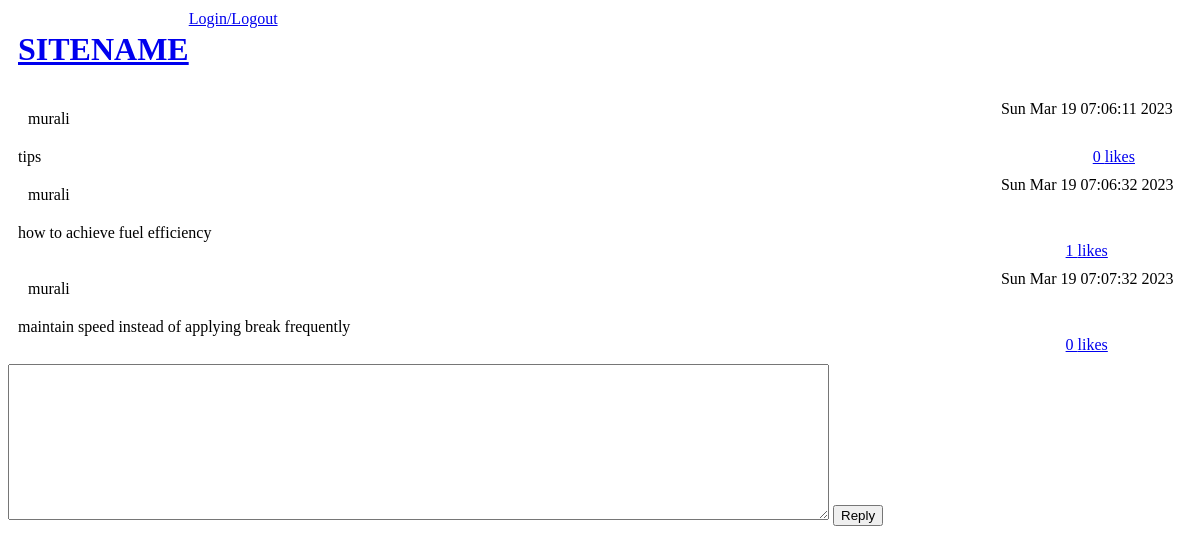
The page /topic/1 on the database its author committed.
### helper.py (models this page shows, shortened)
    class Topic(db.Model):
        id = db.Column(db.Integer, primary_key=True)
        title = db.Column(db.Text)
        content = db.Column(db.Text)
        date = db.Column(db.Text)
        lastActivity = db.Column(db.Text)
        author = db.Column(db.Text)
        category = db.Column(db.Text)
        private = db.Column(db.Boolean)
        likes = db.Column(db.Text)
        replies = db.Column(db.Text)
        likesNum = db.Column(db.Integer)
        repliesNum = db.Column(db.Integer)
        views = db.Column(db.Integer)

    class Reply(db.Model):
        id = db.Column(db.Integer, primary_key=True)
        content = db.Column(db.Text)
        date = db.Column(db.Text)
        author = db.Column(db.Text)
        inReplyTo = db.Column(db.Integer)
        likes = db.Column(db.Text)
        likesNum = db.Column(db.Integer)

### app.py (the view)
@app.route("/topic/<id>")  # Render a topic
def renderTopic(id):
    topic = Topic.query.filter_by(id=id).first_or_404()
    topic.views += 1  # Add one view
    db.session.add(topic)
    db.session.commit()  # Change the value of the view in the database
    return render_template(
        "topic.html", topic=topic, replies=Reply.query.filter_by(inReplyTo=id)
    )  # Render the page

### templates/topic.html
{% extends "base.html" %}
{% block content %}
<div>
	<div id="meta">
		<div id="name">{{ topic.author }}</div>
		<div id="time">{{ topic.date }}</div>
	</div>
	<div id="body">
		{{ topic.content|safe }}
		<a href="/like/{{ topic.id }}">{{ topic.likesNum }} likes</a>
	</div>
</div>
{% for reply in replies %}
<div>
	<div id="meta">
		<div id="name">{{ reply.author }}</div>
		<div id="time">{{ reply.date }}</div>
	</div>
	<div id="body">
		{{ reply.content|safe }}
		<a href="/like/reply/{{ reply.id }}/{{ topic.id }}">{{ reply.likesNum }} likes</a>
	</div>
</div>
{% endfor %}
<div id="reply">
	<form action="/reply/{{ topic.id }}" method="post">
		<textarea name="body" cols="100" rows="10"></textarea>
		<button type="submit">Reply</button>
	</form>
</div>
{% endblock %}

### templates/base.html (style rules this page uses)
#meta { margin: 10px; display: flex; }
#name { margin: 10px; margin-right: 80%; }
#body { margin: 10px; }
#body a { margin-left: 90% }

### rows shown on the page
Topic: author "murali", date "Sun Mar 19 07:06:11 2023", content "tips", likesNum "0"
Reply: author "murali", date "Sun Mar 19 07:06:32 2023", content "how to achieve fuel efficiency", likesNum "1"
Reply: author "murali", date "Sun Mar 19 07:07:32 2023", content "maintain speed instead of applying break frequently", likesNum "0"
